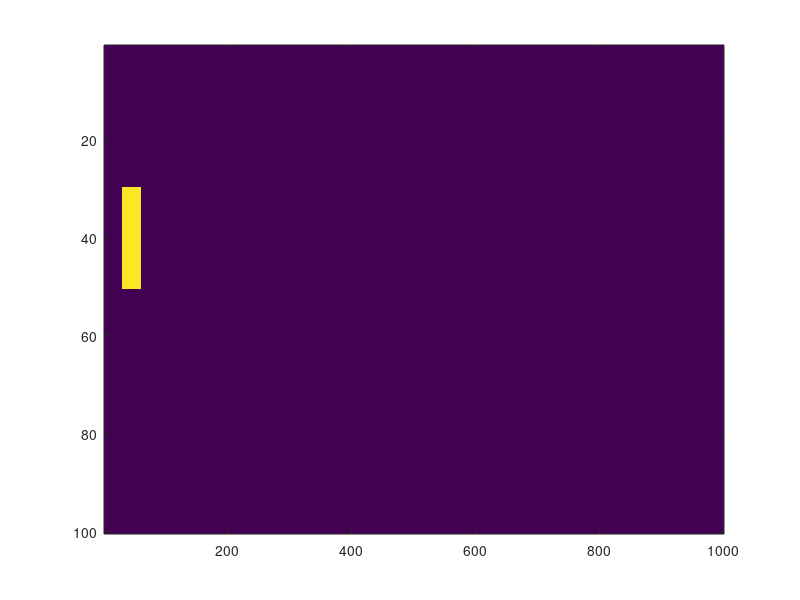

The MATLAB script that drew this image: (Note: this script raises an error after producing the figure.)
clc
clear all; close all

% set length of X and Y
xlen = 1000; % larger because we want object to move in x-direction
ylen = 100;

% create vectors
xvec = [1:1:xlen];
yvec = [1:1:ylen];

% create 2D mesh of size xlen and ylen
[X,Y] = meshgrid(xvec,yvec);

% Initialize all zeros
Z = zeros(size(X));

% define shape of moving object
xmin=30; xmax=50;
ymin=30; ymax=60;
Z(xmin:xmax,ymin:ymax)=1;

% plot initial condition
figure(1); axis equal
imagesc(Z)

% number of simulation steps
nsteps = 100; 
step_size = 1;

% slide the object
for ii=1:nsteps
XXX % Write this block
    figure(1)
    imagesc(Z)
end

